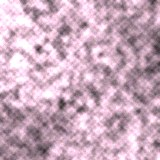
#> input picture data/raw/fabric_images/blended/sample_00.jpg, 160 x 160 px
$ python -i preprocessing.py   (imports and definitions only)
#> lines starting #> are read from the running program, lines starting #| are printed output that depends on the picture
#> further down, picture is the input picture: PIL image 160x160 RGB; mean R, G, B 201.6, 170, 188.1
"""Image preprocessing: orientation fix, centre-crop, resize, normalise to float32 [0, 1]."""
import io

import numpy as np
from PIL import Image, ImageFilter, ImageOps

IMG_SIZE = (128, 128)


def to_rgb(img: Image.Image) -> Image.Image:
    return ImageOps.exif_transpose(img).convert("RGB")


def preprocess_image(img: Image.Image, size: tuple[int, int] = IMG_SIZE, denoise: bool = False) -> np.ndarray:
    """Return an HxWx3 float32 array in [0, 1].

    Denoising is optional and OFF by default because fabric classification relies on fine texture.
    """
#> called with size = (128, 128), denoise = False
    img = to_rgb(img)
    w, h = img.size
#> w = 160; h = 160
    s = min(w, h)
#> s = 160
    img = img.crop(((w - s) // 2, (h - s) // 2, (w - s) // 2 + s, (h - s) // 2 + s))
    img = img.resize(size, Image.Resampling.LANCZOS)
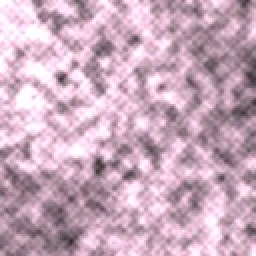
#> img: PIL image 128x128 RGB (shown 2 times larger); mean R, G, B 201.5, 170, 188.1
    if denoise:
        img = img.filter(ImageFilter.GaussianBlur(radius=0.6))
    return np.asarray(img, dtype=np.float32) / 255.0


def open_image_bytes(data: bytes) -> Image.Image:
    img = Image.open(io.BytesIO(data))
    img.load()
    return img

>>> from PIL import Image
>>> picture = Image.open('../../../data/raw/fabric_images/blended/sample_00.jpg')
>>> result = preprocess_image(picture)
